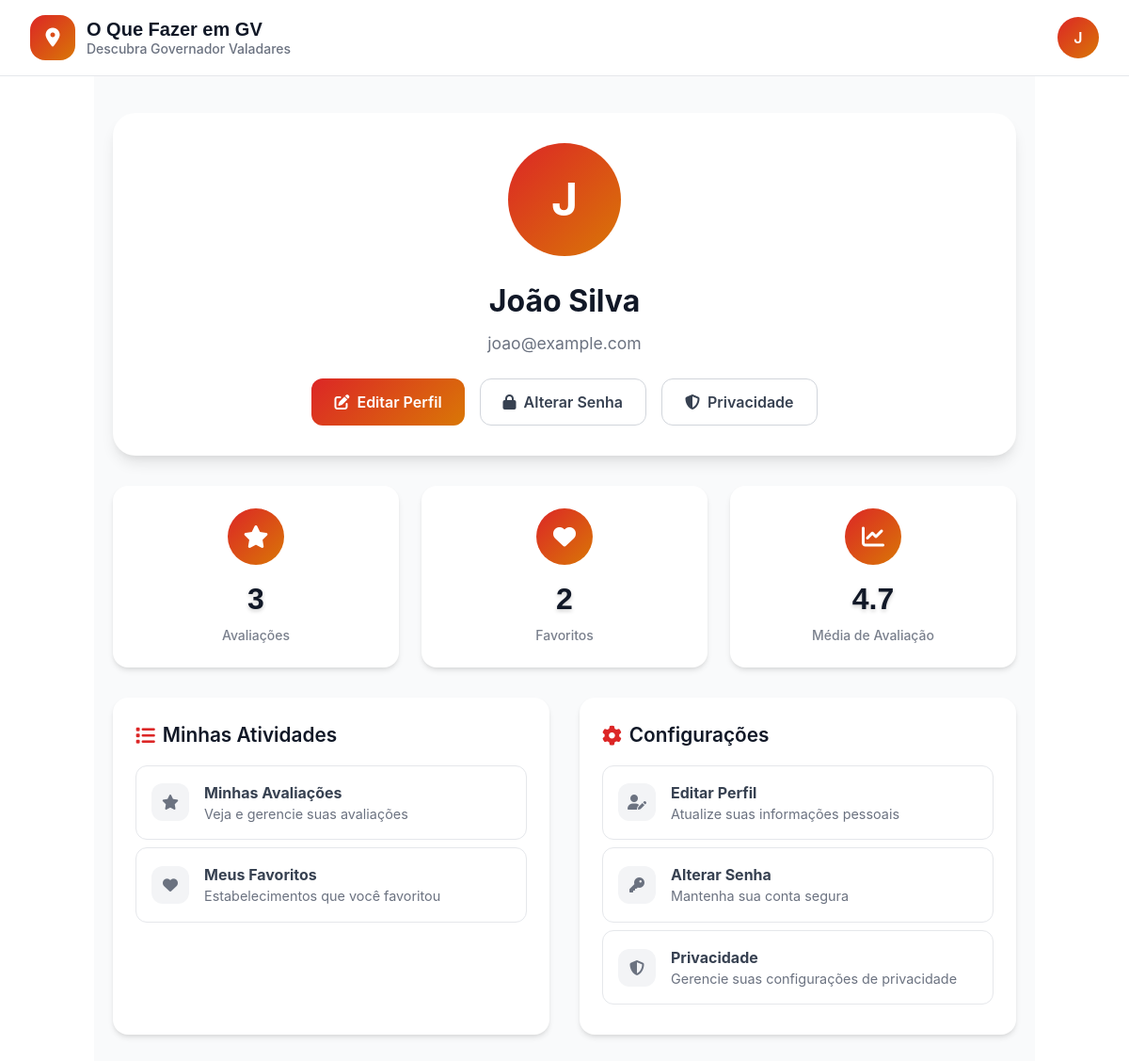
The app's page /profile.php (signed in) with its own data.
### tables this page shows
CREATE TABLE IF NOT EXISTS users (
    id INT AUTO_INCREMENT PRIMARY KEY,
    name VARCHAR(255) NOT NULL,
    email VARCHAR(255) UNIQUE NOT NULL,
    password VARCHAR(255) NOT NULL,
    avatar VARCHAR(500) NULL,
    phone VARCHAR(20) NULL,
    birth_date DATE NULL,
    is_active BOOLEAN DEFAULT TRUE,
    email_verified BOOLEAN DEFAULT FALSE,
    created_at TIMESTAMP DEFAULT CURRENT_TIMESTAMP,
    updated_at TIMESTAMP DEFAULT CURRENT_TIMESTAMP ON UPDATE CURRENT_TIMESTAMP
);

### profile.php (the view, shortened to what this page needs)
<?php
require_once 'config/database.php';
$userId = $_SESSION['user_id'];
try {
    $stmt = $pdo->prepare("SELECT * FROM users WHERE id = ?");
    $stmt->execute([$userId]);
    $user = $stmt->fetch();
} catch (Exception $e) {
    error_log("Error fetching user data: " . $e->getMessage());
    $error = 'Erro ao carregar dados do usuário.';
}
$stats = [
    'reviews' => 0,
    'favorites' => 0,
    'avg_rating' => 0
];
try {
    $stmt = $pdo->prepare("SELECT COUNT(*) FROM reviews WHERE user_id = ?");
    $stmt->execute([$userId]);
    $stats['reviews'] = $stmt->fetchColumn();
    $stmt = $pdo->prepare("SELECT COUNT(*) FROM user_favorites WHERE user_id = ?");
    $stmt->execute([$userId]);
    $stats['favorites'] = $stmt->fetchColumn();
    $stmt = $pdo->prepare("SELECT AVG(rating) FROM reviews WHERE user_id = ?");
    $stmt->execute([$userId]);
    $stats['avg_rating'] = round($stmt->fetchColumn() ?: 0, 1);
} catch (Exception $e) {
    error_log("Error fetching user stats: " . $e->getMessage());
}
?>
<!DOCTYPE html>
<html lang="pt-BR">
<head>
    <link rel="stylesheet" href="assets/css/style.css">
    <link rel="stylesheet" href="https://cdnjs.cloudflare.com/ajax/libs/font-awesome/6.5.0/css/all.min.css">
</head>
<body>
    <header class="header">
        <div class="container">
            <div class="header-content">
                <div class="logo">
                    <div class="logo-icon">
                        <i class="fas fa-map-marker-alt"></i>
                    </div>
                    <div class="logo-text">
                        <h1><a href="index.html" style="text-decoration: none; color: inherit;">O Que Fazer em GV</a></h1>
                        <span>Descubra Governador Valadares</span>
                    </div>
                </div>
                <div class="header-actions">
                    <div class="user-menu">
                        <div class="user-avatar">
                            <?php echo strtoupper(substr($user['name'], 0, 1)); ?>
                        </div>
                    </div>
                </div>
            </div>
        </div>
    </header>
    <div class="profile-container">
        <div class="profile-header">
            <div class="profile-avatar">
                <?php echo strtoupper(substr($user['name'], 0, 1)); ?>
            </div>
            <h1 class="profile-name"><?php echo htmlspecialchars($user['name']); ?></h1>
            <p class="profile-email"><?php echo htmlspecialchars($user['email']); ?></p>
            <div class="profile-actions">
                <a href="edit-profile.php" class="btn btn-primary">
                    <i class="fas fa-edit"></i>
                    Editar Perfil
                </a>
                <a href="change-password.php" class="btn btn-secondary">
                    <i class="fas fa-lock"></i>
                    Alterar Senha
                </a>
                <a href="privacy-settings.php" class="btn btn-secondary">
                    <i class="fas fa-shield-alt"></i>
                    Privacidade
                </a>
            </div>
        </div>
        <div class="profile-stats">
            <div class="stat-card">
                <div class="stat-icon">
                    <i class="fas fa-star"></i>
                </div>
                <div class="stat-number"><?php echo $stats['reviews']; ?></div>
                <div class="stat-label">Avaliações</div>
            </div>
            <div class="stat-card">
                <div class="stat-icon">
                    <i class="fas fa-heart"></i>
                </div>
                <div class="stat-number"><?php echo $stats['favorites']; ?></div>
                <div class="stat-label">Favoritos</div>
            </div>
            <div class="stat-card">
                <div class="stat-icon">
                    <i class="fas fa-chart-line"></i>
                </div>
                <div class="stat-number"><?php echo $stats['avg_rating']; ?></div>
                <div class="stat-label">Média de Avaliação</div>
            </div>
        </div>
        <div class="profile-sections">
            <div class="section-card">
                <h2 class="section-title">
                    <i class="fas fa-list"></i>
                    Minhas Atividades
                </h2>
                <a href="my-reviews.php" class="quick-action">
                    <div class="action-icon">
                        <i class="fas fa-star"></i>
                    </div>
                    <div>
                        <strong>Minhas Avaliações</strong>
                        <p style="margin: 0; font-size: 0.9rem; color: var(--text-muted);">
                            Veja e gerencie suas avaliações
                        </p>
                    </div>
                </a>
                <a href="my-favorites.php" class="quick-action">
                    <div class="action-icon">
                        <i class="fas fa-heart"></i>
                    </div>
                    <div>
                        <strong>Meus Favoritos</strong>
                        <p style="margin: 0; font-size: 0.9rem; color: var(--text-muted);">
                            Estabelecimentos que você favoritou
                        </p>
                    </div>
                </a>
            </div>
            <div class="section-card">
                <h2 class="section-title">
                    <i class="fas fa-cog"></i>
                    Configurações
                </h2>
                <a href="edit-profile.php" class="quick-action">
                    <div class="action-icon">
                        <i class="fas fa-user-edit"></i>
                    </div>
                    <div>
                        <strong>Editar Perfil</strong>
                        <p style="margin: 0; font-size: 0.9rem; color: var(--text-muted);">
                            Atualize suas informações pessoais
                        </p>
                    </div>
                </a>
                <a href="change-password.php" class="quick-action">
                    <div class="action-icon">
                        <i class="fas fa-key"></i>
                    </div>
                    <div>
                        <strong>Alterar Senha</strong>
                        <p style="margin: 0; font-size: 0.9rem; color: var(--text-muted);">
                            Mantenha sua conta segura
                        </p>
                    </div>
                </a>
                <a href="privacy-settings.php" class="quick-action">
                    <div class="action-icon">
                        <i class="fas fa-shield-alt"></i>
                    </div>
                    <div>
                        <strong>Privacidade</strong>
                        <p style="margin: 0; font-size: 0.9rem; color: var(--text-muted);">
                            Gerencie suas configurações de privacidade
                        </p>
                    </div>
                </a>
            </div>
        </div>
    </div>
</body>
</html>

### profile.php (style rules this page uses)
.profile-container { max-width: 1000px; margin: 0 auto; padding: 120px 20px 40px; background: var(--gray-50); min-height: 100vh; }
.profile-header { background: var(--white); border-radius: var(--radius-2xl); padding: 2rem; margin-bottom: 2rem; box-shadow: var(--shadow-lg); text-align: center; }
.profile-avatar { width: 120px; height: 120px; background: var(--gradient-primary); border-radius: var(--radius-full); display: flex; align-items: center; justify-content: center; margin: 0 auto 1.5rem; font-size: 3rem; color: var(--text-white); font-weight: bold; }
.profile-name { font-size: 2rem; font-weight: 700; color: var(--text-primary); margin-bottom: 0.5rem; }
.profile-email { color: var(--text-muted); font-size: 1.1rem; margin-bottom: 1.5rem; }
.profile-actions { display: flex; gap: 1rem; justify-content: center; flex-wrap: wrap; }
.profile-stats { display: grid; grid-template-columns: repeat(auto-fit, minmax(200px, 1fr)); gap: 1.5rem; margin-bottom: 2rem; }
.stat-card { background: var(--white); border-radius: var(--radius-xl); padding: 1.5rem; text-align: center; box-shadow: var(--shadow-md); transition: transform var(--transition-fast); }
.stat-icon { width: 60px; height: 60px; background: var(--gradient-primary); border-radius: var(--radius-full); display: flex; align-items: center; justify-content: center; margin: 0 auto 1rem; font-size: 1.5rem; color: var(--text-white); }
.stat-number { font-size: 2rem; font-weight: 700; color: var(--text-primary); margin-bottom: 0.5rem; }
.stat-label { color: var(--text-muted); font-weight: 500; }
.profile-sections { display: grid; grid-template-columns: 1fr 1fr; gap: 2rem; }
.section-card { background: var(--white); border-radius: var(--radius-xl); padding: 1.5rem; box-shadow: var(--shadow-md); }
.section-title { font-size: 1.3rem; font-weight: 600; color: var(--text-primary); margin-bottom: 1rem; display: flex; align-items: center; gap: 0.5rem; }
.section-title i { color: var(--primary-color); }
.quick-action { display: flex; align-items: center; gap: 1rem; padding: 1rem; border: 1px solid var(--gray-200); border-radius: var(--radius-lg); text-decoration: none; color: var(--text-secondary); transition: all var(--transition-fast); margin-bottom: 0.5rem; }
.action-icon { width: 40px; height: 40px; background: var(--gray-100); border-radius: var(--radius-lg); display: flex; align-items: center; justify-content: center; color: var(--text-muted); }

### records on screen
users: name "J", name "João Silva", email "joao@example.com"

### other values on screen
$stats['reviews'] "3"
$stats['favorites'] "2"
$stats['avg_rating'] "4.7"
